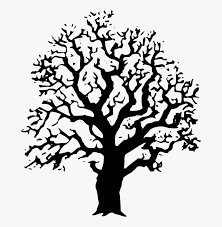
#> input picture Sem_VII/DIP/codes/images/p2.jpg, 222 x 227 px, found by its file name
$ python '12140860_Karan_Ass2(Constraint Least Square Filtering).py'
#> lines starting #> are read from the running program, lines starting #| are printed output that depends on the picture
import os
import cv2
import numpy as np
from numpy.fft import fft2, ifft2
from scipy.signal.windows import gaussian
from scipy.signal import convolve2d
import matplotlib.pyplot as plt


filename = './images/p2.jpg'
img = cv2.imread(filename)
#> img is the input picture: shape (227, 222, 3); min 0, max 255, mean 198.8
img = cv2.cvtColor(img, cv2.COLOR_BGR2GRAY)
#> img: shape (227, 222)


def blur(img, kernel_size=3):
#> called with kernel_size = 15
    blurred_img = np.copy(img)
    kernel = np.eye(kernel_size) / kernel_size
    blurred_img = convolve2d(blurred_img, kernel, mode='valid')
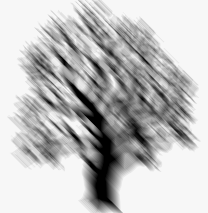
#> blurred_img: shape (213, 208) float64; min 0, max 250.3, mean 192.2
    return blurred_img


def add_gaussian_noise(img, sigma):
#> called with sigma = 20
    noise = np.random.normal(0, sigma, np.shape(img))
    noisy_img = img + noise
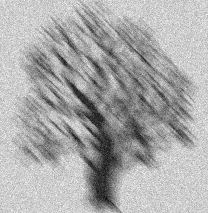
#> noisy_img: shape (213, 208) float64; min -75.43, max 323.6, mean 192.1; drawn with min black and max white
    noisy_img[noisy_img < 0] = 0
    noisy_img[noisy_img > 255] = 255
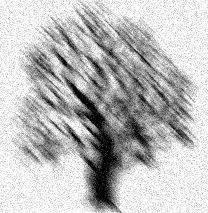
#> noisy_img: shape (213, 208) float64; min 0, max 255, mean 190.3
    return noisy_img


def constrained_least_squares_filter(img, kernel, gamma, P):
#> called with kernel = array of shape (5, 5), gamma = 0.001, P = array of shape (5, 5)
    kernel /= np.sum(kernel)
    dummy = np.copy(img)


    dummy = fft2(dummy)
    kernel = fft2(kernel, s=img.shape)
    P = fft2(P, s=img.shape)


    kernel_conj = np.conj(kernel)
    denominator = (kernel_conj * kernel) + gamma * (np.conj(P) * P)
    dummy = (kernel_conj * dummy) / denominator


    dummy = np.abs(ifft2(dummy))
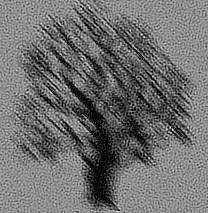
#> dummy: shape (213, 208) float64; min 0.00679, max 436.3, mean 192.1; drawn with min black and max white
    return dummy


def laplacian_operator(size):
    laplacian = np.zeros((size, size))
    laplacian[size//2, size//2] = 4
    laplacian[size//2-1, size//2] = -1
    laplacian[size//2+1, size//2] = -1
    laplacian[size//2, size//2-1] = -1
    laplacian[size//2, size//2+1] = -1
    return laplacian


def gaussian_kernel(kernel_size):
    kernel_1d = gaussian(kernel_size, std=1)
    kernel_2d = np.outer(kernel_1d, kernel_1d)
    return kernel_2d / np.sum(kernel_2d)


if __name__ == '__main__':

    blurred_img = blur(img, kernel_size=15)


    noisy_img = add_gaussian_noise(blurred_img, sigma=20)


    kernel = gaussian_kernel(kernel_size=5)
    P = laplacian_operator(size=5)
    gamma = 0.001


    filtered_img_cls = constrained_least_squares_filter(noisy_img, kernel, gamma, P)


    display = [img, blurred_img, noisy_img, filtered_img_cls]
    titles = ['Original', 'Blurred', 'Noisy', 'CLS Filtered']

    fig = plt.figure(figsize=(15, 15))
    for i in range(len(display)):
        fig.add_subplot(2, 2, i + 1)
        plt.imshow(display[i], cmap='gray')
        plt.title(titles[i])
#> this loop made 4 passes


    plt.show()

$ run again, with Sem_VII/DIP/codes/images/p1.jpg copied over Sem_VII/DIP/codes/images/p2.jpg
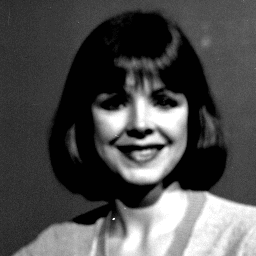
#> input picture Sem_VII/DIP/codes/images/p1.jpg, 256 x 256 px, found by its file name
#> img is the input picture: shape (256, 256, 3); min 1, max 255, mean 77.8
#> img: shape (256, 256)
#> in add_gaussian_noise, `noisy_img[noisy_img > 255] = 255`:
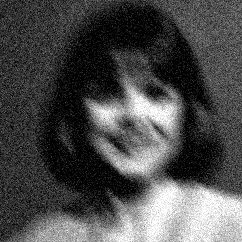
#> noisy_img: shape (242, 242) float64; min 0, max 255, mean 76.4
#> in constrained_least_squares_filter, `dummy = np.abs(ifft2(dummy))`:
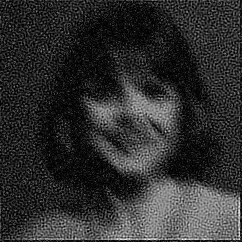
#> dummy: shape (242, 242) float64; min 0.000344, max 447, mean 84.1; drawn with min black and max white
#> the loop `for i in range(len(display)):` made 4 passes

$ run again, with Sem_VII/DIP/codes/images/p3.jpg copied over Sem_VII/DIP/codes/images/p2.jpg
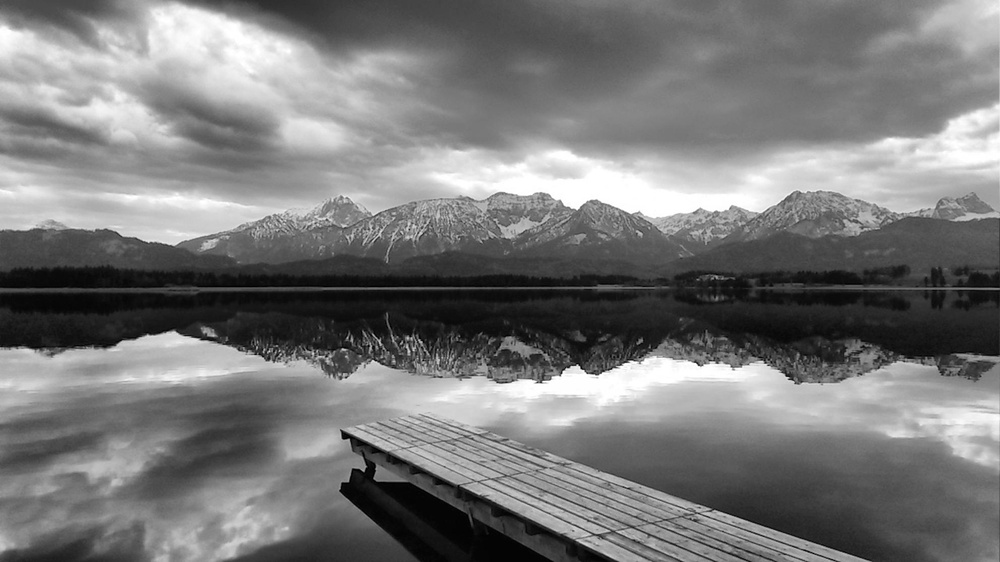
#> input picture Sem_VII/DIP/codes/images/p3.jpg, 1000 x 562 px, shrunk from 1984 x 1116 before the run, found by its file name
#> img is the input picture: shape (562, 1000, 3); min 0, max 255, mean 120.7
#> img: shape (562, 1000)
#> in add_gaussian_noise, `noisy_img[noisy_img < 0] = 0`:
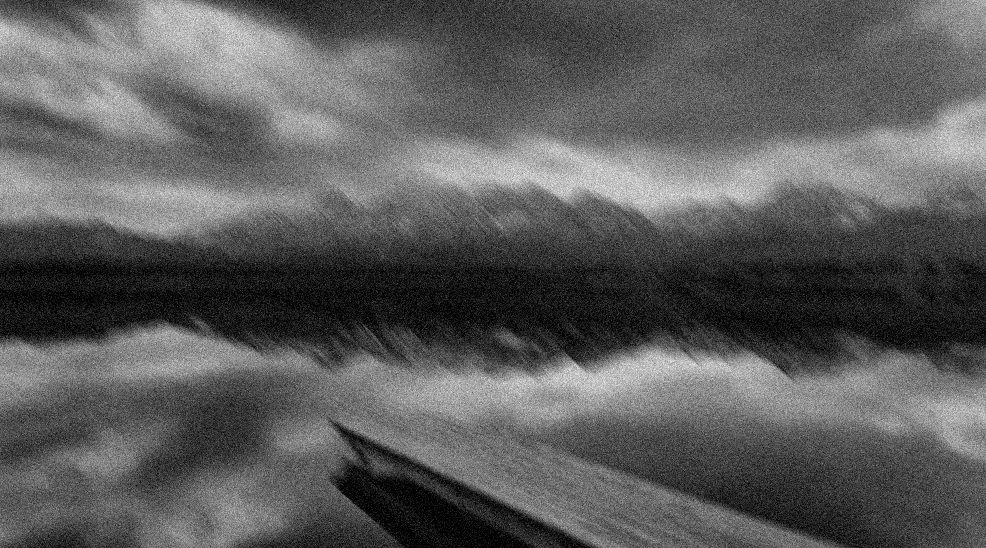
#> noisy_img: shape (548, 986) float64; min 0, max 333.7, mean 121.4; drawn with min black and max white
#> in constrained_least_squares_filter, `dummy = np.abs(ifft2(dummy))`:
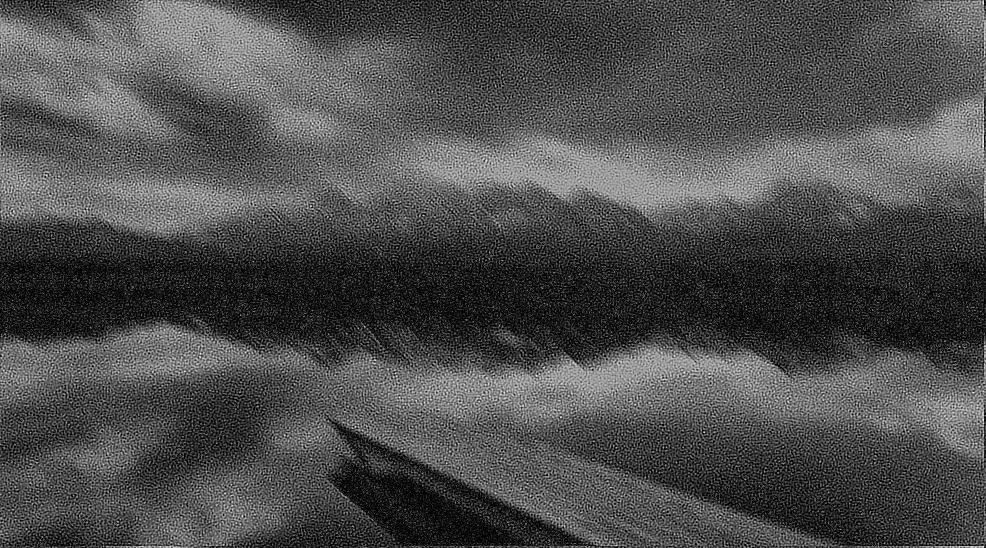
#> dummy: shape (548, 986) float64; min 5.78e-05, max 404.1, mean 124.2; drawn with min black and max white
#> the loop `for i in range(len(display)):` made 4 passes

$ run again, with Sem_VII/DIP/codes/images/p4.jpg copied over Sem_VII/DIP/codes/images/p2.jpg
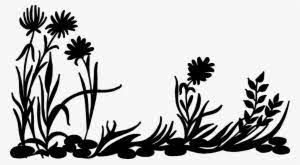
#> input picture Sem_VII/DIP/codes/images/p4.jpg, 300 x 165 px, found by its file name
#> img is the input picture: shape (165, 300, 3); min 0, max 255, mean 189.5
#> img: shape (165, 300)
#> in add_gaussian_noise, `noisy_img[noisy_img > 255] = 255`:
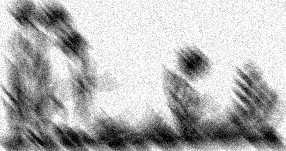
#> noisy_img: shape (151, 286) float64; min 0, max 255, mean 180.9
#> in constrained_least_squares_filter, `dummy = np.abs(ifft2(dummy))`:
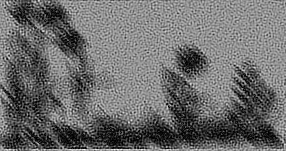
#> dummy: shape (151, 286) float64; min 0.0149, max 424.3, mean 182.3; drawn with min black and max white
#> the loop `for i in range(len(display)):` made 4 passes
